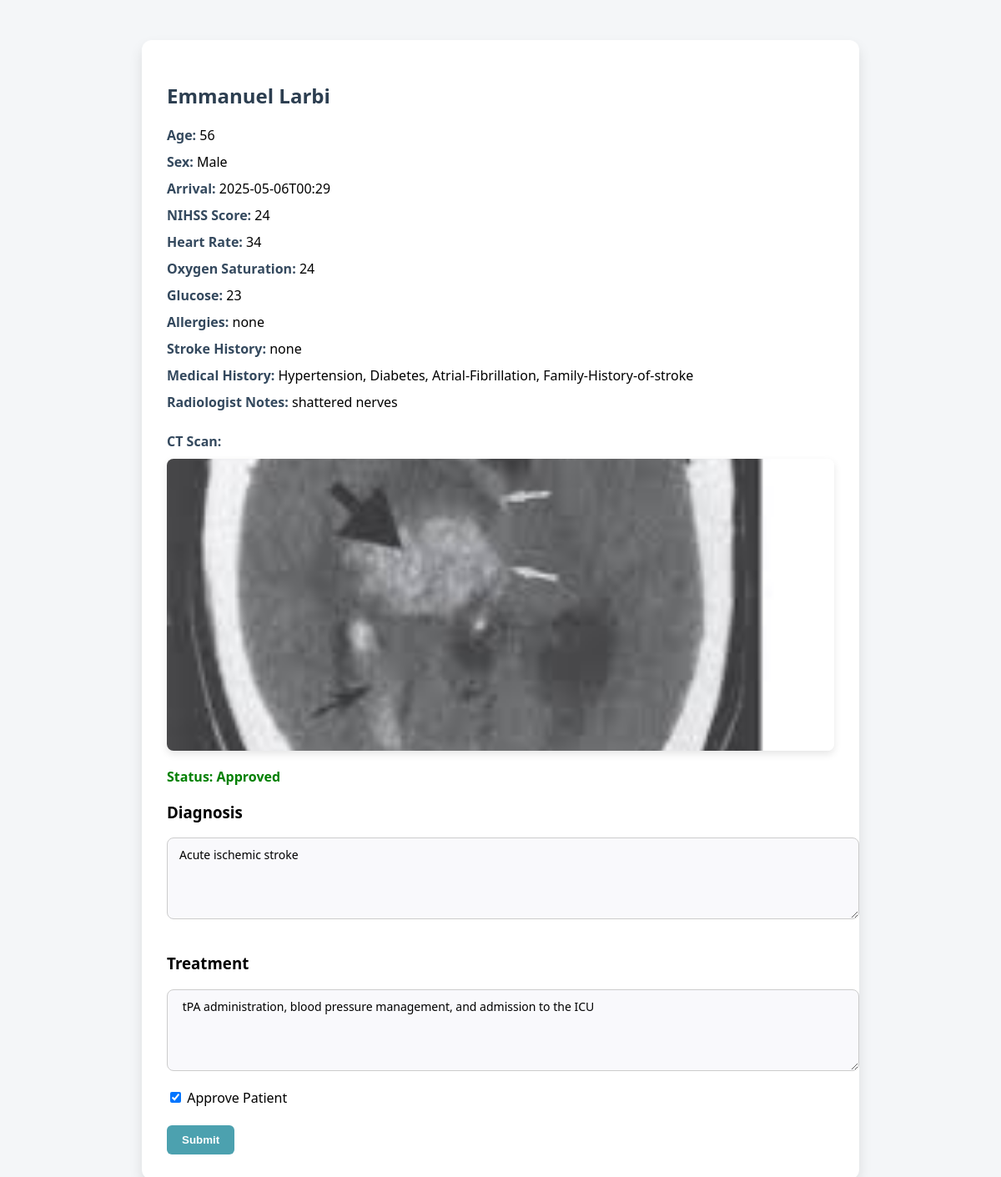
/patients/2, run on the app's committed database.
### app.py (models this page shows)
class Patient(db.Model):
    id = db.Column(db.Integer, primary_key=True)
    fullname = db.Column(db.String(300))
    age = db.Column(db.Integer)
    sex = db.Column(db.String(300))
    arrival = db.Column(db.Integer)
    systolic = db.Column(db.Integer)
    diastolic = db.Column(db.Integer)
    heart_rate = db.Column(db.Integer)
    temperature = db.Column(db.Integer)
    oxygen_saturation = db.Column(db.Integer)
    glucose = db.Column(db.Integer)
    current_medications = db.Column(db.String(300))
    allergies = db.Column(db.String(300))
    stroke_history = db.Column(db.String(500))
    medical_history = db.Column(db.String(500))
    radiologist_notes = db.Column(db.String(500))
    nhiss_score = db.Column(db.Integer)
    diagnosis = db.Column(db.String(500))
    treatment = db.Column(db.String(500))
    neuro_approved = db.Column(db.Boolean, default=False)
    ct_scan_filename = db.Column(db.String(255))

### app.py (the view)
@app.route('/patients/<int:patient_id>')
def view_patient(patient_id):
    patient = Patient.query.get_or_404(patient_id)
    return render_template("view_patient.html", patient=patient)

### templates/view_patient.html (shortened to what this page needs)
<!DOCTYPE html>
<html lang="en">
<head>
</head>
<body>
  <div class="card">
    <h2>{{ patient.fullname }}</h2>
    <div class="detail"><span class="label">Age:</span> {{ patient.age }}</div>
    <div class="detail"><span class="label">Sex:</span> {{ patient.sex }}</div>
    <div class="detail"><span class="label">Arrival:</span> {{ patient.arrival }}</div>
    <div class="detail"><span class="label">NIHSS Score:</span> {{ patient.nhiss_score }}</div>
    <div class="detail"><span class="label">Heart Rate:</span> {{ patient.heart_rate }}</div>
    <div class="detail"><span class="label">Oxygen Saturation:</span> {{ patient.oxygen_saturation }}</div>
    <div class="detail"><span class="label">Glucose:</span> {{ patient.glucose }}</div>
    <div class="detail"><span class="label">Allergies:</span> {{ patient.allergies }}</div>
    <div class="detail"><span class="label">Stroke History:</span> {{ patient.stroke_history }}</div>
    <div class="detail"><span class="label">Medical History:</span> {{ patient.medical_history }}</div>
    <div class="detail"><span class="label">Radiologist Notes:</span> {{ patient.radiologist_notes }}</div>
    {% if patient.ct_scan_filename %}
    <div class="ct-scan">
      <span class="label">CT Scan:</span>
      <img src="{{ url_for('static', filename='uploads/' + patient.ct_scan_filename) }}" alt="CT Scan">
    </div>
    {% endif %}
    <div class="status {% if patient.neuro_approved %}approved{% else %}pending{% endif %}">
      Status: {{ 'Approved' if patient.neuro_approved else 'Pending Review' }}
    </div>
    <form action="{{ url_for('update_patient', patient_id=patient.id) }}" method="POST">
      <h3>Diagnosis</h3>
      <textarea name="diagnosis" rows="4">{{ patient.diagnosis or '' }}</textarea>
      <h3>Treatment</h3>
      <textarea name="treatment" rows="4">{{ patient.treatment or '' }}</textarea>
      <label>
        <input type="checkbox" name="neuro_approved" {% if patient.neuro_approved %}checked{% endif %}>
        Approve Patient
      </label>
      <br><br>
      <button type="submit">Submit</button>
    </form>
  </div>
</body>
</html>

### templates/view_patient.html (style rules this page uses)
body { font-family: 'Segoe UI', sans-serif; padding: 40px; background-color: #f4f6f8; }
.card { background: white; padding: 30px; border-radius: 12px; max-width: 800px; margin: auto; box-shadow: 0 8px 16px rgba(0, 0, 0, 0.1); }
h2 { margin-bottom: 20px; color: #2c3e50; }
.detail { margin-bottom: 10px; font-size: 16px; }
.label { font-weight: bold; color: #34495e; }
.ct-scan { margin-top: 25px; }
.ct-scan img { width: 100%; max-height: 350px; object-fit: cover; border-radius: 8px; margin-top: 10px; box-shadow: 0 4px 10px rgba(0, 0, 0, 0.1); }
.status { font-size: 16px; margin-top: 15px; font-weight: bold; }
.status.approved { color: green; }
textarea { width: 100%; padding: 10px 14px; margin-bottom: 16px; border: 1.2px solid #ccc; border-radius: 8px; font-family: 'Segoe UI', sans-serif; font-size: 14px; background-color: #f9f9fc; transition: border-color 0.3s ease }
button { background-color: #4ca1af; color: white; border: none; padding: 10px 18px; border-radius: 6px; font-weight: bold; cursor: pointer; }

### data on the page
Patient: fullname "Emmanuel Larbi", age "56", sex "Male", arrival "2025-05-06T00:29", nhiss_score "24", heart_rate "34", oxygen_saturation "24", glucose "23", allergies "none", stroke_history "none", medical_history "Hypertension, Diabetes, Atrial-Fibrillation, Family-History-of-stroke", radiologist_notes "shattered nerves", ct_scan_filename (picture), neuro_approved "Approved", diagnosis "Acute ischemic stroke", treatment "tPA administration, blood pressure management, and admission to the ICU", neuro_approved "☑"
